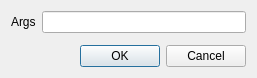
<?xml version="1.0" encoding="UTF-8"?>
<ui version="4.0">
 <class>RunArgsDialog</class>
 <widget class="QDialog" name="RunArgsDialog">
  <property name="geometry">
   <rect>
    <x>0</x>
    <y>0</y>
    <width>257</width>
    <height>78</height>
   </rect>
  </property>
  <property name="windowTitle">
   <string>Dialog</string>
  </property>
  <layout class="QVBoxLayout" name="verticalLayout">
   <item>
    <layout class="QFormLayout" name="formLayout">
     <item row="0" column="0">
      <widget class="QLabel" name="label">
       <property name="text">
        <string>Args</string>
       </property>
      </widget>
     </item>
     <item row="0" column="1">
      <widget class="QLineEdit" name="lineEdit">
       <property name="sizePolicy">
        <sizepolicy hsizetype="Minimum" vsizetype="Fixed">
         <horstretch>0</horstretch>
         <verstretch>0</verstretch>
        </sizepolicy>
       </property>
       <property name="minimumSize">
        <size>
         <width>200</width>
         <height>0</height>
        </size>
       </property>
      </widget>
     </item>
    </layout>
   </item>
   <item>
    <widget class="QDialogButtonBox" name="buttonBox">
     <property name="orientation">
      <enum>Qt::Orientation::Horizontal</enum>
     </property>
     <property name="standardButtons">
      <set>QDialogButtonBox::StandardButton::Cancel|QDialogButtonBox::StandardButton::Ok</set>
     </property>
    </widget>
   </item>
  </layout>
 </widget>
 <resources/>
 <connections>
  <connection>
   <sender>buttonBox</sender>
   <signal>accepted()</signal>
   <receiver>RunArgsDialog</receiver>
   <slot>accept()</slot>
   <hints>
    <hint type="sourcelabel">
     <x>248</x>
     <y>254</y>
    </hint>
    <hint type="destinationlabel">
     <x>157</x>
     <y>274</y>
    </hint>
   </hints>
  </connection>
  <connection>
   <sender>buttonBox</sender>
   <signal>rejected()</signal>
   <receiver>RunArgsDialog</receiver>
   <slot>reject()</slot>
   <hints>
    <hint type="sourcelabel">
     <x>316</x>
     <y>260</y>
    </hint>
    <hint type="destinationlabel">
     <x>286</x>
     <y>274</y>
    </hint>
   </hints>
  </connection>
 </connections>
</ui>
